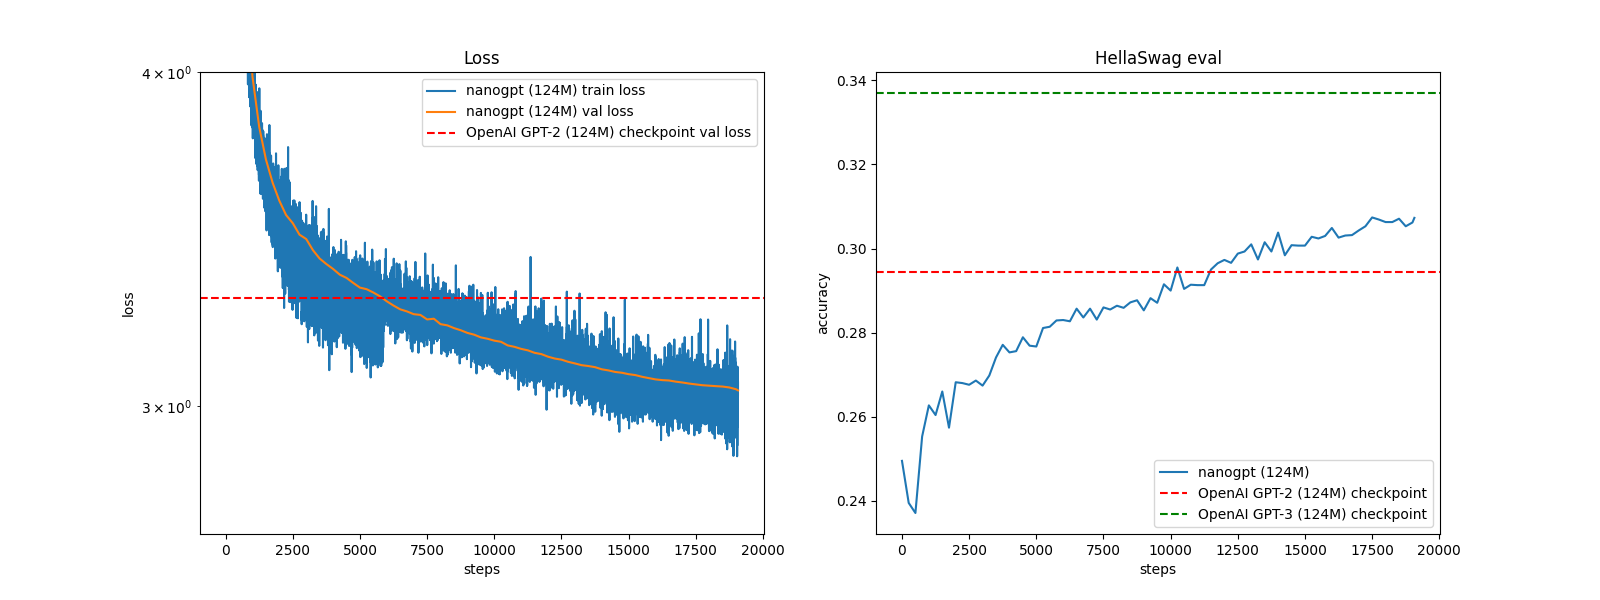

Recreate this plot in Python.
# parse and visualize the logfile
import numpy as np
import matplotlib.pyplot as plt

sz = "124M"

loss_baseline = {
    "124M": 3.2924,
}[sz]
hella2_baseline = { # HellaSwag for GPT-2
    "124M": 0.294463,
    "350M": 0.375224,
    "774M": 0.431986,
    "1558M": 0.488946,
}[sz]
hella3_baseline = { # HellaSwag for GPT-3
    "124M": 0.337,
    "350M": 0.436,
    "774M": 0.510,
    "1558M": 0.547,
}[sz]

# load the log file
with open("log/log.txt", "r") as f:
    lines = f.readlines()

# parse the individual lines, group by stream (train,val,hella)
streams = {}
for line in lines:
    step, stream, val = line.strip().split()
    if stream not in streams:
        streams[stream] = {}
    streams[stream][int(step)] = float(val)

# convert each stream from {step: val} to (steps[], vals[])
# so it's easier for plotting
streams_xy = {}
for k, v in streams.items():
    # get all (step, val) items, sort them
    xy = sorted(list(v.items()))
    # unpack the list of tuples to tuple of lists
    streams_xy[k] = list(zip(*xy))

# create figure
plt.figure(figsize=(16, 6))

# Panel 1: losses: both train and val
plt.subplot(121)
xs, ys = streams_xy["train"] # training loss
ys = np.array(ys)
plt.plot(xs, ys, label=f'nanogpt ({sz}) train loss')
print("Min Train Loss:", min(ys))
xs, ys = streams_xy["val"] # validation loss
plt.plot(xs, ys, label=f'nanogpt ({sz}) val loss')
# horizontal line at GPT-2 baseline
if loss_baseline is not None:
    plt.axhline(y=loss_baseline, color='r', linestyle='--', label=f"OpenAI GPT-2 ({sz}) checkpoint val loss")
plt.xlabel("steps")
plt.ylabel("loss")
plt.yscale('log')
plt.ylim(top=4.0)
plt.legend()
plt.title("Loss")
print("Min Validation Loss:", min(ys))

# Panel 2: HellaSwag eval
plt.subplot(122)
xs, ys = streams_xy["hella"] # HellaSwag eval
ys = np.array(ys)
plt.plot(xs, ys, label=f"nanogpt ({sz})")
# horizontal line at GPT-2 baseline
if hella2_baseline:
    plt.axhline(y=hella2_baseline, color='r', linestyle='--', label=f"OpenAI GPT-2 ({sz}) checkpoint")
if hella3_baseline:
    plt.axhline(y=hella3_baseline, color='g', linestyle='--', label=f"OpenAI GPT-3 ({sz}) checkpoint")
plt.xlabel("steps")
plt.ylabel("accuracy")
plt.legend()
plt.title("HellaSwag eval")
print("Max Hellaswag eval:", max(ys))

# Display the plot
plt.show()
